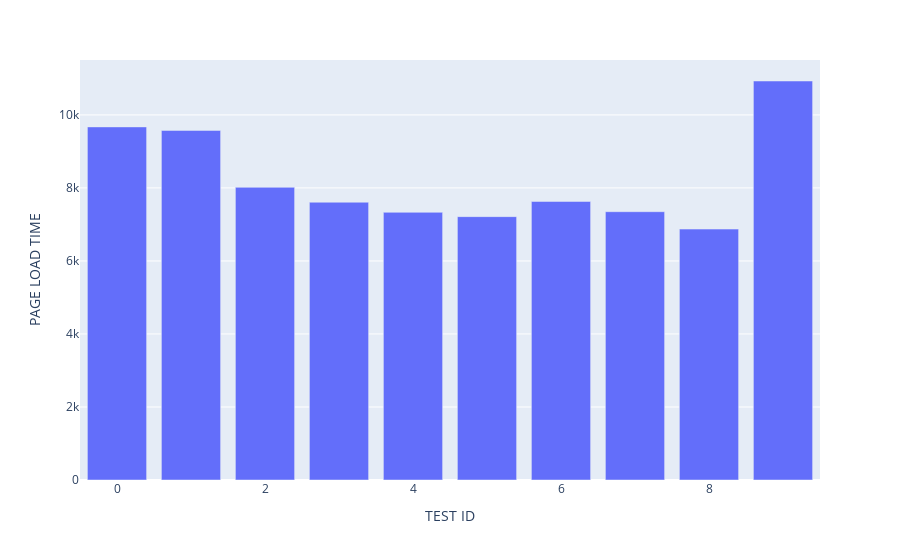

The code cell stored with this chart in its notebook:
### Code cell
""" We can graph on a single data point."""
import plotly.express as px

fig = px.bar(df, x='TEST ID', y='PAGE LOAD TIME')
fig.show()

### Figure 1 — Plotly figure (JSON) as saved in the notebook; plotly's stock layout.template omitted (floating-point values rounded to 4 significant figures)
{"data": [{"alignmentgroup": "True", "hovertemplate": "TEST ID=%{x}<br>PAGE LOAD TIME=%{y}<extra></extra>", "legendgroup": "", "marker": {"color": "#636efa", "pattern": {"shape": ""}}, "name": "", "offsetgroup": "", "orientation": "v", "showlegend": false, "textposition": "auto", "type": "bar", "x": [0, 1, 2, 3, 4, 5, 6, 7, 8, 9], "xaxis": "x", "y": [9672.0, 9576.0, 8017.0, 7608.0, 7332, 7214.0, 7629.0, 7349.0, 6873.0, 10930.0], "yaxis": "y"}], "layout": {"barmode": "relative", "legend": {"tracegroupgap": 0}, "margin": {"t": 60}, "xaxis": {"anchor": "y", "domain": [0, 1], "title": {"text": "TEST ID"}}, "yaxis": {"anchor": "x", "domain": [0, 1], "title": {"text": "PAGE LOAD TIME"}}}}
